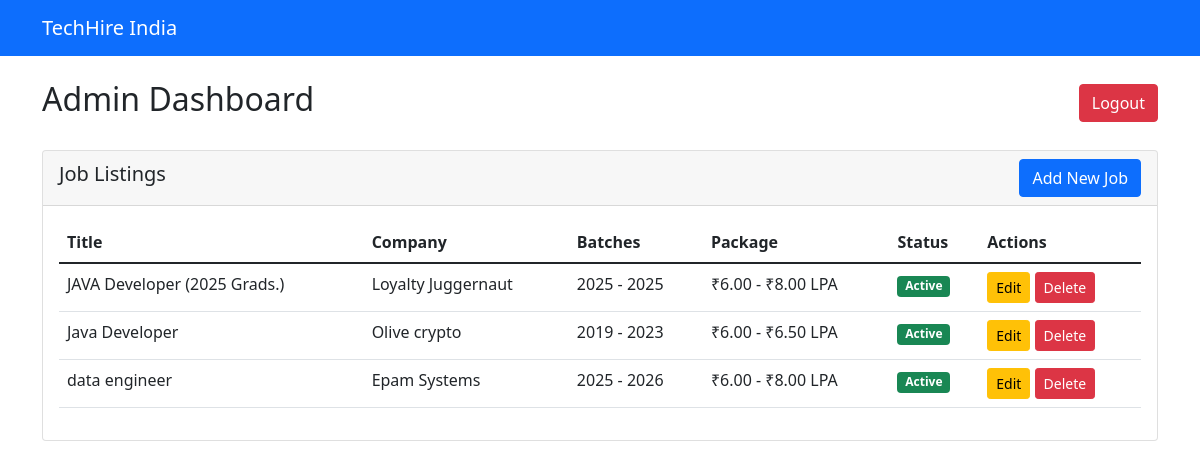
The app's page /admin/dashboard (signed in) with its own data.
### app/models.py (models this page shows, shortened)
class Job(db.Model):
    id = db.Column(db.Integer, primary_key=True)
    title = db.Column(db.String(200), nullable=False)
    company = db.Column(db.String(200), nullable=False)
    description = db.Column(db.Text)
    apply_link = db.Column(db.String(500), nullable=False)
    location = db.Column(db.String(200))
    min_experience = db.Column(db.Integer)
    max_experience = db.Column(db.Integer)  # NEW FIELD
    package_min = db.Column(db.Float)
    package_max = db.Column(db.Float)
    posted_date = db.Column(db.DateTime, default=datetime.utcnow)
    is_active = db.Column(db.Boolean, default=True)
    batches = db.relationship('Batch', secondary=job_batches, backref='jobs')
    @property
    def package_range(self):
        if self.package_min and self.package_max:
            return f"₹{self.package_min:.2f} - ₹{self.package_max:.2f} LPA"
        return "Not specified"

class Batch(db.Model):
    id = db.Column(db.Integer, primary_key=True)
    name = db.Column(db.String(50), unique=True, nullable=False)

### app/routes/admin.py (the view, shortened to what this page needs)
@bp.route('/dashboard', methods=['GET', 'POST'])
@login_required
def dashboard():
    if not isinstance(current_user, Admin):
        flash("Unauthorized access.", "danger")
        return redirect(url_for('main.index'))
    jobs = Job.query.order_by(Job.posted_date.desc()).all()
    batches = Batch.query.all()
    return render_template('admin/dashboard.html', jobs=jobs, batches=batches)

### app/__init__.py (called while the page is built)
@login_manager.user_loader
def load_user(user_id):
    from app.models import Admin
    return Admin.query.get(int(user_id))

### templates/admin/dashboard.html (shortened to what this page needs)
{% extends "base.html" %}
{% block content %}
<div class="d-flex justify-content-between align-items-center mb-4">
    <h2>Admin Dashboard</h2>
    <a href="{{ url_for('admin.logout') }}" class="btn btn-danger">Logout</a>
</div>
<div class="card mb-4">
    <div class="card-header d-flex justify-content-between align-items-center">
        <h5>Job Listings</h5>
        <button class="btn btn-primary" data-bs-toggle="modal" data-bs-target="#addJobModal">Add New Job</button>
    </div>
    <div class="card-body">
        <table class="table">
            <thead>
                <tr>
                    <th>Title</th>
                    <th>Company</th>
                    <th>Batches</th>
                    <th>Package</th>
                    <th>Status</th>
                    <th>Actions</th>
                </tr>
            </thead>
            <tbody>
                {% for job in jobs %}
                <tr>
                    <td>{{ job.title }}</td>
                    <td>{{ job.company }}</td>
                    <td>
                        {% set sorted_batches = job.batches|sort(attribute='name') %}
                        {{ sorted_batches[0].name }} - {{ sorted_batches[-1].name if sorted_batches|length > 1 else sorted_batches[0].name }}
                    </td>
                    <td>{{ job.package_range }}</td>
                    <td>
                        <span class="badge bg-{{ 'success' if job.is_active else 'secondary' }}">
                            {{ 'Active' if job.is_active else 'Inactive' }}
                        </span>
                    </td>
                    <td>
                        <a href="{{ url_for('admin.edit_job', job_id=job.id) }}" class="btn btn-sm btn-warning">Edit</a>
                        <form method="POST" action="{{ url_for('admin.delete_job', job_id=job.id) }}" style="display:inline;">
                            <button type="submit" class="btn btn-sm btn-danger" onclick="return confirm('Are you sure?')">Delete</button>
                        </form>
                    </td>
                </tr>
                {% endfor %}
            </tbody>
        </table>
    </div>
</div>
{% endblock %}

### records on screen
Job: title "JAVA Developer (2025 Grads.)", company "Loyalty Juggernaut", package_range "₹6.00 - ₹8.00 LPA", is_active "Active"
Batch: name "2025"
Job: title "Java Developer", company "Olive crypto", package_range "₹6.00 - ₹6.50 LPA", is_active "Active"
Batch: name "2019"
Batch: name "2023"
Job: title "data engineer", company "Epam Systems", package_range "₹6.00 - ₹8.00 LPA", is_active "Active"
Batch: name "2026"
